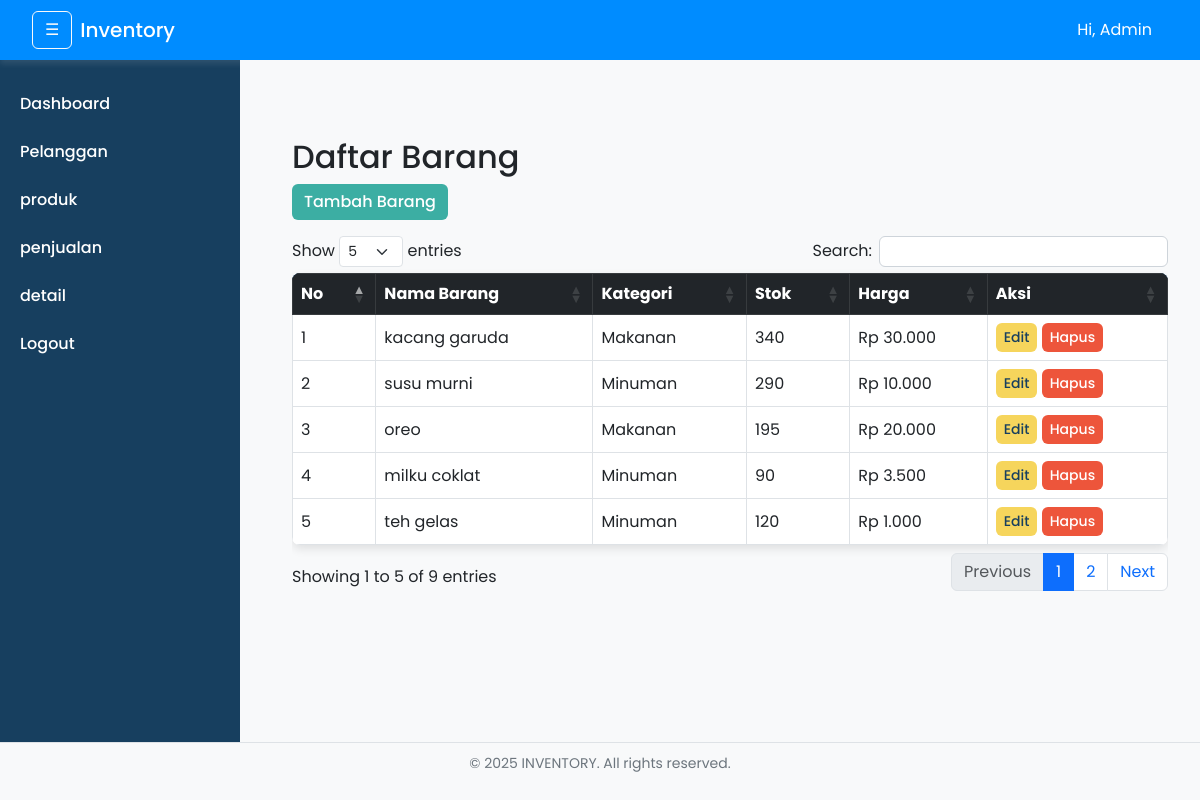
Page /ujikomcuy-main/index.php?page=produk (signed in) on the committed database.
### tables this page shows
CREATE TABLE `produk` (
  `ProdukID` int(11) NOT NULL,
  `NamaProduk` varchar(30) NOT NULL,
  `Harga` decimal(10,2) NOT NULL,
  `Stok` int(11) NOT NULL,
  `KategoriProduk` enum('Makanan','Minuman') NOT NULL
);

### ujikomcuy-main/controllers/ProdukController.php (called while the page is built, shortened)
<?php
require_once 'models/Produk.php';
class ProdukController {
    private $produkModel;
    public function __construct($db) {
        $this->produkModel = new Produk();
    }
    public function index() {
        $produk = $this->produkModel->getAll();
        include 'views/content/produk.php';
    }
}

### ujikomcuy-main/models/Produk.php (called while the page is built, shortened)
<?php
require_once 'config/database.php';
class Produk {
    private $conn;
    public function __construct() {
        $db = new Database();
        $this->conn = $db->connect();
    }
    public function getAll() {
        $query = "SELECT * FROM produk";
        $result = $this->conn->query($query);
        return $result->fetch_all(MYSQLI_ASSOC);
    }
}

### ujikomcuy-main/config/database.php (called while the page is built, shortened)
<?php
class database {
    private $host = "localhost";
    private $db_name = "gudang";
    private $username = "root";
    private $password = "";
    public function connect() {
        $this->conn = new mysqli($this->host, $this->username, $this->password, $this->db_name);
        return $this->conn;
    }
}
?>

### ujikomcuy-main/views/content/produk.php (the view, shortened to what this page needs)
<?php
$produk = $produk ?? [];
?>
<div class="container mt-5">
    <h2>Daftar Barang</h2>
    <button class="btn btn-primary mb-3" data-bs-toggle="modal" data-bs-target="#modalTambah">
        Tambah Barang
    </button>
    <div class="table-responsive">
        <table class="table table-bordered table-hover" id="tabel-barang">
            <thead class="table-dark">
                <tr>
                    <th>No</th>
                    <th>Nama Barang</th>
                    <th>Kategori</th>
                    <th>Stok</th>
                    <th>Harga</th>
                    <th>Aksi</th>
                </tr>
            </thead>
            <tbody>
                <?php if (!empty($produk)) : ?>
                    <?php $no = 1; foreach ($produk as $b) : ?>
                        <tr>
                            <td><?= $no++; ?></td>
                            <td><?= htmlspecialchars($b['NamaProduk'], ENT_QUOTES, 'UTF-8'); ?></td>
                            <td><?= htmlspecialchars($b['KategoriProduk'], ENT_QUOTES, 'UTF-8'); ?></td>
                            <td><?= htmlspecialchars($b['Stok'], ENT_QUOTES, 'UTF-8'); ?></td>
                            <td>Rp <?= number_format($b['Harga'], 0, ',', '.'); ?></td>
                            <td>
                                <button class="btn btn-warning btn-sm" data-bs-toggle="modal" data-bs-target="#modalEdit<?= $b['ProdukID']; ?>">Edit</button>
                                <button class="btn btn-danger btn-sm" data-bs-toggle="modal" data-bs-target="#modalHapus<?= $b['ProdukID']; ?>">Hapus</button>
                            </td>
                        </tr>
                    <?php endforeach; ?>
                <?php else : ?>
                    <tr>
                        <td colspan="6" class="text-center">Data barang tidak ditemukan.</td>
                    </tr>
                <?php endif; ?>
            </tbody>
        </table>
    </div>
</div>

### ujikomcuy-main/public/assets/style.css (style rules this page uses)
* { margin: 0; padding: 0; box-sizing: border-box; font-family: 'Poppins', sans-serif; }
body { background: #f8f9fa; color: #212529; }
.table { background: #fff; border-radius: 8px; overflow: hidden; box-shadow: 0 4px 10px rgba(0, 0, 0, 0.1); }
.table thead { background: #20639b; color: white; }
.table td, .table th { vertical-align: middle; }
.btn { border-radius: 6px; font-weight: 500; transition: background-color 0.3s ease; }
.btn-primary { background: #3caea3; border: none; }
.btn-warning { background: #f6d55c; border: none; color: #173f5f; }
.btn-danger { background: #ed553b; border: none; }

### rows in the picture
produk: NamaProduk "kacang garuda", KategoriProduk "Makanan", Stok "340", Harga "30.000"
produk: NamaProduk "susu murni", KategoriProduk "Minuman", Stok "290", Harga "10.000"
produk: NamaProduk "oreo", KategoriProduk "Makanan", Stok "195", Harga "20.000"
produk: NamaProduk "milku coklat", KategoriProduk "Minuman", Stok "90", Harga "3.500"
produk: NamaProduk "teh gelas", KategoriProduk "Minuman", Stok "120", Harga "1.000"
